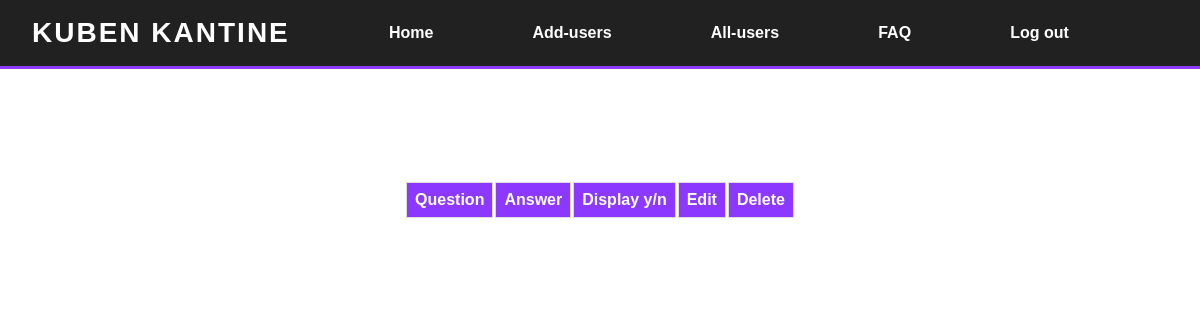
The app's page /AdminFaq.php (signed in), older data.
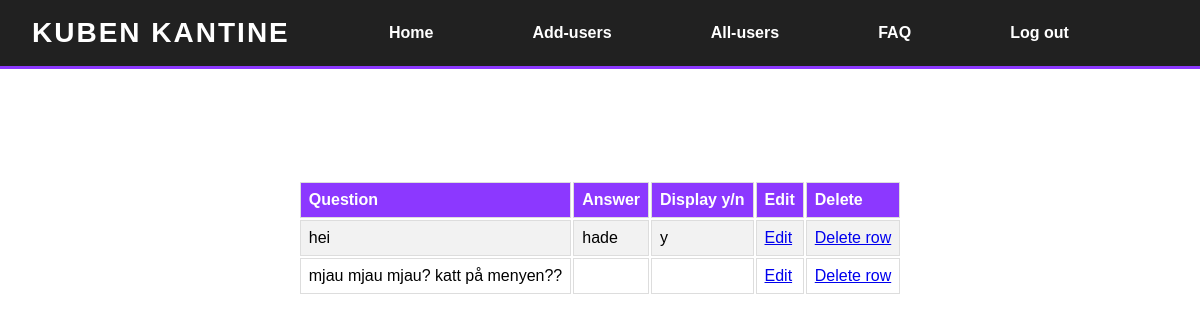
The same page, newer data.
### tables this page shows
CREATE TABLE IF NOT EXISTS `faq` (
  `Question` varchar(255) NOT NULL,
  `Answer` varchar(255) NOT NULL,
  `Display` varchar(255) NOT NULL,
  `id` int(11) NOT NULL AUTO_INCREMENT,
  PRIMARY KEY (`id`)
);

### AdminFaq.php (the view, shortened to what this page needs)
<!DOCTYPE html>
<html lang="en">
<head>
    <link rel="stylesheet" href="style.css">
</head>
<body>
<div id="Productlist">
    <?php
        include_once 'headerUser-Admin.php';
        include_once 'connection.php';
        $sql = 'SELECT * FROM faq';
        $result = $db->query($sql);
        echo "<table>
        <tr>
        <th>Question</th>
        <th>Answer</th>
        <th>Display y/n</th>
        <th>Edit</th>
        <th>Delete</th>
        </tr>";
        foreach ($result as $row){
            echo "<tr>";
                echo "<td>".$row['Question']."</td>";
                echo "<td>".$row['Answer']."</td>";
                echo "<td>".$row['Display']."</td>";
                echo "<td><a href=\"editfaq.php?Edit={$row['id']}\"\>Edit</a></td>";
                echo "<td><a href=\"?Delete={$row['id']}\"\>Delete row</a></td>";
        }
    ?>
</body>
</html>

Row changes from the older to the newer data that the page shows:
added faq: Question "hei", Answer "hade", Display "y"
added faq: Question "mjau mjau mjau? katt på menyen??"
